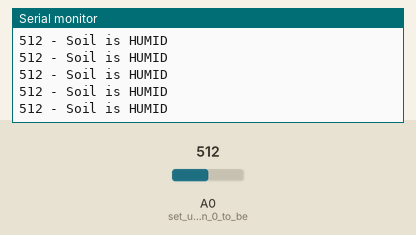
Recording of a sketch running on a simulated Arduino Uno, built with avr-gcc and run on an emulated ATmega328P. Shown: the last lines printed to the serial monitor. The inputs (shaded band) are chosen by the test bench; at power-on: A0 (set_up_analog_pin_0_to_be) = 512.

Above: at 3.1 s.
3.2 s: A0 (set_up_analog_pin_0_to_be) set to 360
At 3.24 s:
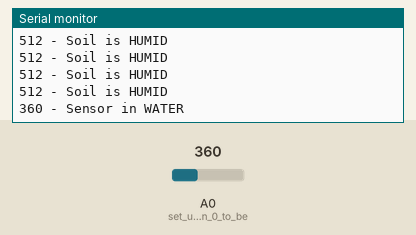
5.1 s: A0 (set_up_analog_pin_0_to_be) set to 384
At 5.11 s:
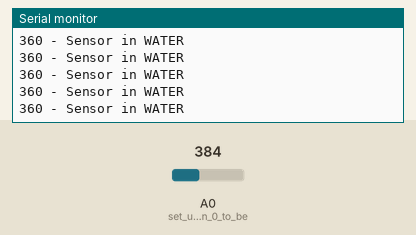

Measured:
- after the input at 3.2 s, the serial monitor: prints a new line at once (image 1)

The sketch:

YL69.ino
```cpp
// Watch video here: https://www.youtube.com/watch?v=BKp4ib1UQj8

/* Connection pins:
  Arduino     Soil Moisture Sensor YL-69
  A0             Analog A0
  5V               VCC
  GND              GND
*/

void setup()
{
  Serial.begin(9600);
  pinMode(A0, INPUT); //set up analog pin 0 to be input
}

void loop()
{
  int s = analogRead(A0); //take a sample
  Serial.print(s); Serial.print(" - ");

  if (s >= 1000) {
    Serial.println("Sensor is not in the Soil or DISCONNECTED");
  } else if (s >= 600) {
    Serial.println("Soil is DRY");
  } else if (s >= 370) {
    Serial.println("Soil is HUMID");
  } else {
    Serial.println("Sensor in WATER");
  }

  delay(50);
}
```
